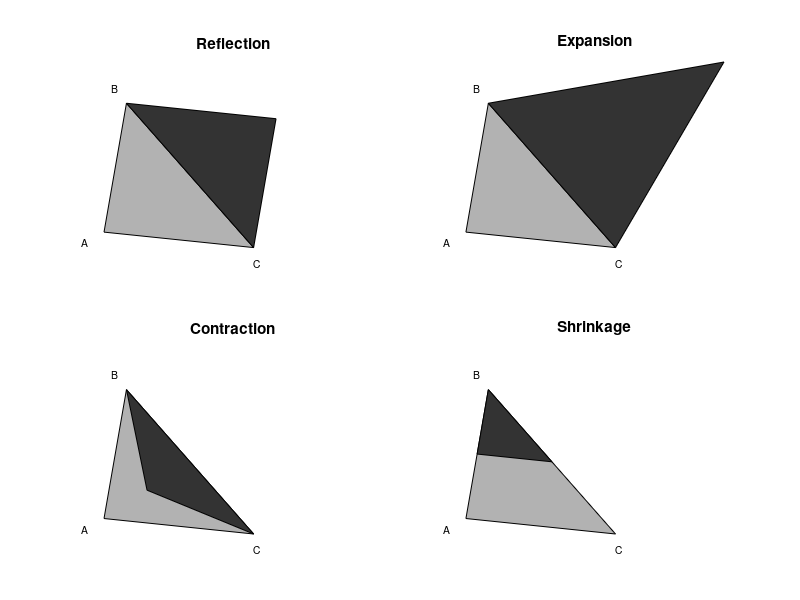

Here is the MATLAB script that generated this plot: (Note: this script raises an error after producing the figure.)
% DEMOPT02 Displays changes in a simplex
%    creates plot to describe Nelder-Mead
function demopt02
close all

disp(' ')
disp('DEMOPT02 Displays changes in a simplex')

S=[[0.5;0.5] [.65;1.75] [1.5;0.35]];
xy=[0.5 2.25 0.25 2.25];
xy=[0.5 2.225 0.35 2.15];


color0=[.7 .7 .7];
color1=[.2 .2 .2];
rvector=ones(3,1)*(2/2);
rfactor=1+2/2;

x1=S*rvector-rfactor*S(:,1);        % reflection
S1=S; S1(:,1)=x1;
x2=1.5*x1-0.5*S(:,1);                     % expansion
S2=S; S2(:,1)=x2;
x3=0.75*S(:,1)+0.25*x1;                     % contraction
S3=S; S3(:,1)=x3;
S4=S/2+S(:,2)*(ones(1,3)/2);        % shrinkage

fs=get(0,'DefaultTextFontSize')*(3/4);

close all
figure(1)
subplot(2,2,1)
patch(S(1,:),S(2,:),color0)
hold on
patch(S1(1,:),S1(2,:),color1)
hold off
axis(xy)
axis off
h=text(.35,.4,'A');
set(h,'FontSize',fs)
h=text(.55,1.9,'B');
set(h,'FontSize',fs)
h=text(1.5,.2,'C');
set(h,'FontSize',fs)
title('Reflection');

subplot(2,2,2)
patch(S(1,:),S(2,:),color0)
hold on
patch(S2(1,:),S2(2,:),color1)
hold off
axis(xy)
axis off
h=text(.35,.4,'A');
set(h,'FontSize',fs)
h=text(.55,1.9,'B');
set(h,'FontSize',fs)
h=text(1.5,.2,'C');
set(h,'FontSize',fs)
title('Expansion');

subplot(2,2,3)
patch(S(1,:),S(2,:),color0)
hold on
patch(S3(1,:),S3(2,:),color1)
hold off
axis(xy)
axis off
h=text(.35,.4,'A');
set(h,'FontSize',fs)
h=text(.55,1.9,'B');
set(h,'FontSize',fs)
h=text(1.5,.2,'C');
set(h,'FontSize',fs)
title('Contraction');

subplot(2,2,4)
patch(S(1,:),S(2,:),color0)
hold on
patch(S4(1,:),S4(2,:),color1)
hold off
axis(xy)
axis off
h=text(.35,.4,'A');
set(h,'FontSize',fs)
h=text(.55,1.9,'B');
set(h,'FontSize',fs)
h=text(1.5,.2,'C');
set(h,'FontSize',fs)
title('Shrinkage');


%title('Simplex Transformations in the Nelder-Mead Algorithm')

prtfigs(mfilename, 'Simplex Transformations in the Nelder-Mead Algorithm',1)